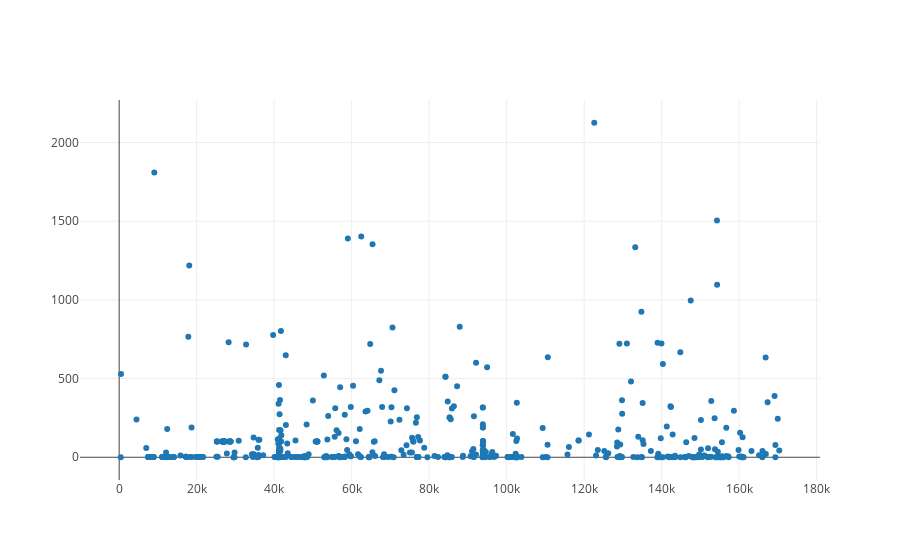

The notebook cell saved with this chart:
### Code cell
# Create a trace

trace = go.Scatter(
    x = Fraud.Time,
    y = Fraud.Amount,
    mode = 'markers'
)
data = [trace]

plotly.offline.iplot({
    "data": data
})

### Figure 1 — Plotly figure (JSON) as saved in the notebook; plotly's stock layout.template omitted (floating-point values rounded to 4 significant figures; data arrays with more than 128 entries replaced by an {"elided": "..."} marker saying what was removed)
{"data": [{"mode": "markers", "type": "scatter", "uid": "443700f4-c454-4898-84cb-d81dda691b21", "x": {"elided": "492 float values"}, "y": {"elided": "492 float values"}}], "layout": {}}
